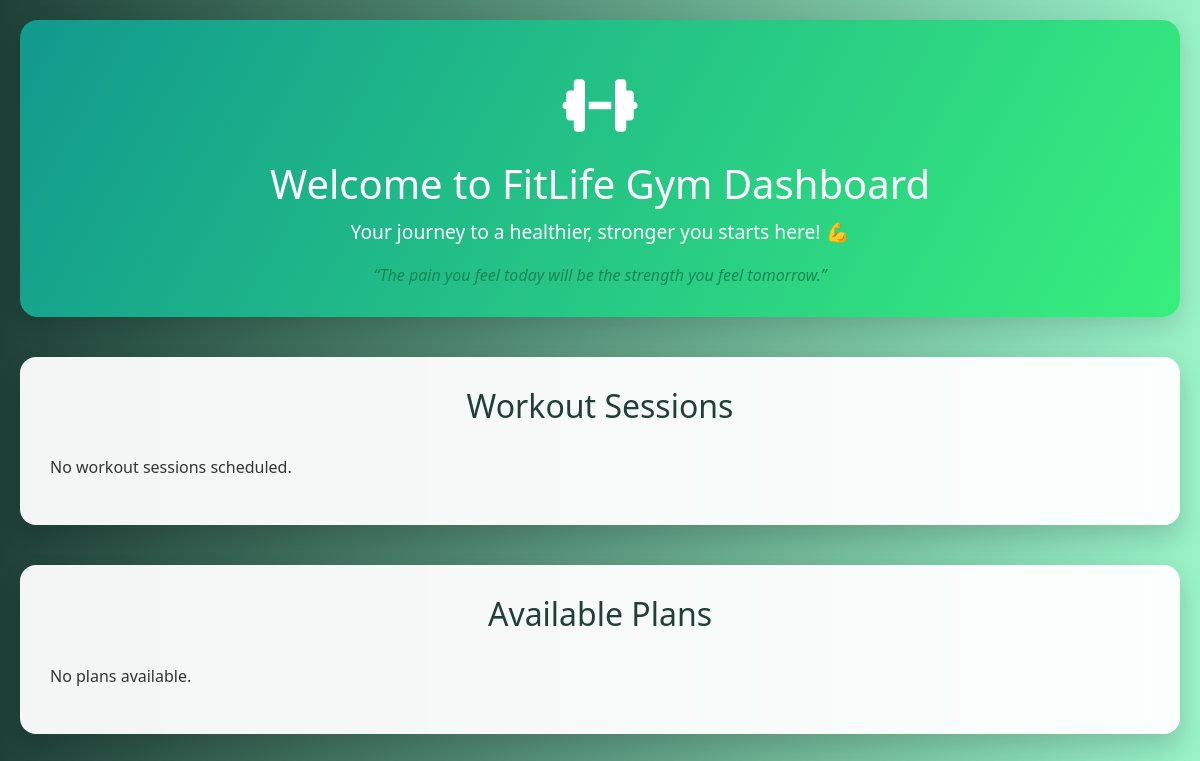
/dashboard/ (signed in), run on an earlier commit of the app's database.
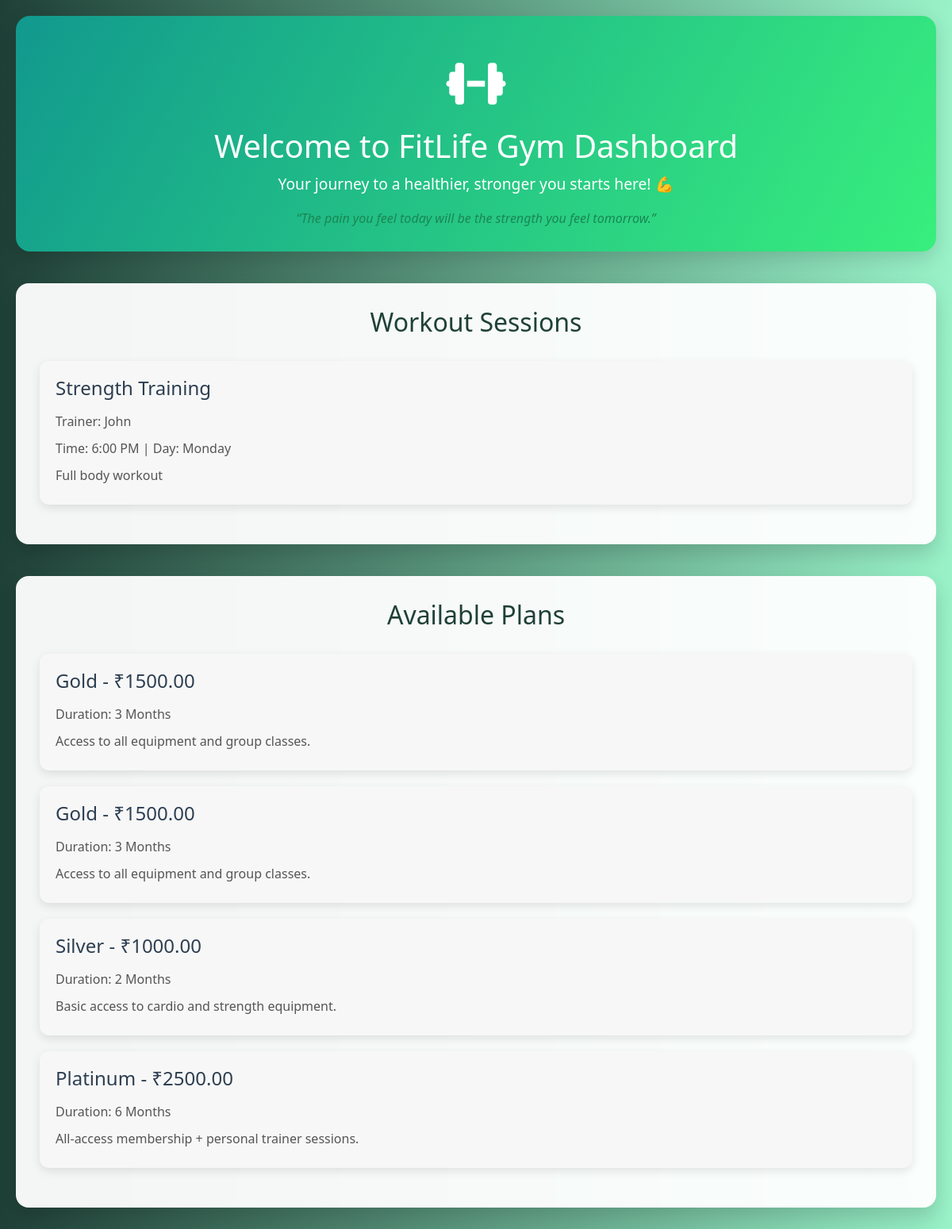
And on a later commit of the database.
### my_app/models.py (models this page shows, shortened)
class Workout(models.Model):
    name = models.CharField(max_length=100)
    trainer = models.CharField(max_length=100)
    time = models.CharField(max_length=20)
    day = models.CharField(max_length=20)
    description = models.TextField()

class Plan(models.Model):
    name = models.CharField(max_length=100)
    price = models.DecimalField(max_digits=8, decimal_places=2)
    duration = models.CharField(max_length=50)
    description = models.TextField()

### my_app/views.py (the view)
# urls.py: path('dashboard/', dashboard_view, name='dashboard'),
@login_required
def dashboard_view(request):
    plans = Plan.objects.all()
    workouts = Workout.objects.all()
    return render(request, 'my_app/dashboard.html', {
        'plans': plans,
        'workouts': workouts
    })

### my_app/templates/my_app/dashboard.html (shortened to what this page needs)
<!DOCTYPE html>
<html lang="en">
<head>
    <link href="https://cdn.jsdelivr.net/npm/bootstrap@5.3.3/dist/css/bootstrap.min.css" rel="stylesheet">
    <link rel="stylesheet" href="https://cdnjs.cloudflare.com/ajax/libs/font-awesome/6.5.0/css/all.min.css">
</head>
<body>
    <div class="hero">
        <div class="gym-icon"><i class="fas fa-dumbbell"></i></div>
        <h1>Welcome to FitLife Gym Dashboard</h1>
        <p>Your journey to a healthier, stronger you starts here! 💪</p>
        <div class="quote mt-3">“The pain you feel today will be the strength you feel tomorrow.”</div>
    </div>
    <div class="section">
        <h2>Workout Sessions</h2>
        {% for workout in workouts %}
            <div class="card">
                <h3>{{ workout.name }}</h3>
                <p>Trainer: {{ workout.trainer }}</p>
                <p>Time: {{ workout.time }} | Day: {{ workout.day }}</p>
                <p>{{ workout.description }}</p>
            </div>
        {% empty %}
            <p>No workout sessions scheduled.</p>
        {% endfor %}
    </div>
    <div class="section">
        <h2>Available Plans</h2>
        {% for plan in plans %}
            <div class="card">
                <h3>{{ plan.name }} - ₹{{ plan.price }}</h3>
                <p>Duration: {{ plan.duration }}</p>
                <p>{{ plan.description }}</p>
            </div>
        {% empty %}
            <p>No plans available.</p>
        {% endfor %}
    </div>
</body>
</html>

### my_app/templates/my_app/dashboard.html (style rules this page uses)
body { font-family: 'Segoe UI', Tahoma, Geneva, Verdana, sans-serif; background: linear-gradient(to right, #1f4037, #99f2c8); color: #333; margin: 0; padding: 20px; }
.hero { background: linear-gradient(120deg, #11998e, #38ef7d); color: #fff; padding: 40px 20px 30px 20px; border-radius: 18px; text-align: center; margin-bottom: 40px; box-shadow: 0 8px 24px rgba(0,0,0,0.13); }
.hero .gym-icon { font-size: 60px; margin-bottom: 10px; }
.hero h1 { font-size: 2.5rem; margin-bottom: 10px; }
.hero p { font-size: 1.2rem; margin-bottom: 0; }
h2 { text-align: center; color: #1f4037; margin-bottom: 30px; }
.section { background: rgba(255, 255, 255, 0.95); padding: 30px; border-radius: 16px; margin-bottom: 40px; box-shadow: 0 12px 24px rgba(0, 0, 0, 0.15); }
.card { border: none; background: #f7f7f7; padding: 20px; margin-bottom: 20px; border-radius: 12px; box-shadow: 0 4px 12px rgba(0, 0, 0, 0.1); transition: transform 0.3s, box-shadow 0.3s; }
.card h3 { color: #2c3e50; font-size: 1.5rem; margin-bottom: 10px; }
.card p { font-size: 1rem; color: #555; margin: 5px 0; }
.quote { font-style: italic; color: #198754; margin-top: 10px; }

What changed in the data, as far as the page shows it:
added Workout: name "Strength Training", trainer "John", time "6:00 PM", day "Monday", description "Full body workout"
now on this page (row edited): Plan: name "Gold", price "1500.00", duration "3 Months", description "Access to all equipment and group classes."
added Plan: name "Gold", price "1500.00", duration "3 Months", description "Access to all equipment and group classes."
added Plan: name "Silver", price "1000.00", duration "2 Months", description "Basic access to cardio and strength equipment."
added Plan: name "Platinum", price "2500.00", duration "6 Months", description "All-access membership + personal trainer sessions."
Also different on the page:
text no longer shown: "No workout sessions scheduled. No plans available."
